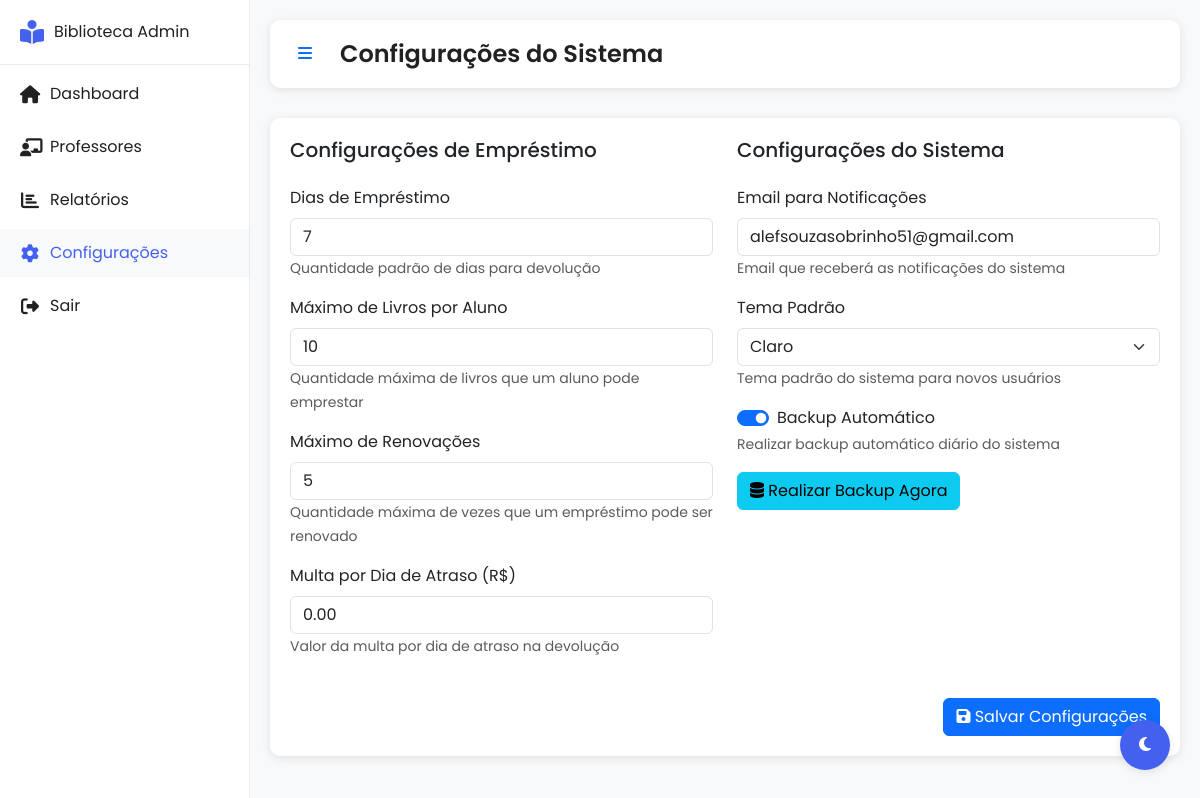
The app's page /frontend/admin/configuracoes.php (signed in) with its own data.
### tables this page shows
CREATE TABLE `configuracoes` (
  `id` int(11) NOT NULL,
  `dias_emprestimo` int(11) NOT NULL DEFAULT 7,
  `max_livros_aluno` int(11) NOT NULL DEFAULT 3,
  `max_renovacoes` int(11) NOT NULL DEFAULT 2,
  `multa_dia_atraso` decimal(10,2) NOT NULL DEFAULT 0.50,
  `backup_automatico` tinyint(1) NOT NULL DEFAULT 1,
  `email_notificacao` varchar(255) NOT NULL,
  `tema_padrao` enum('light','dark') NOT NULL DEFAULT 'light',
  `data_atualizacao` timestamp NOT NULL DEFAULT current_timestamp() ON UPDATE current_timestamp()
);

### frontend/admin/configuracoes.php (the view, shortened to what this page needs)
<?php
require_once '../../includes/conn.php';
$stmt = $conn->prepare("SELECT * FROM configuracoes WHERE id = 1");
$stmt->execute();
$config = $stmt->get_result()->fetch_assoc();
?>
<!DOCTYPE html>
<html lang="pt" data-theme="light">
<head>
    <link href="https://cdn.jsdelivr.net/npm/bootstrap@5.3.0/dist/css/bootstrap.min.css" rel="stylesheet">
    <link rel="stylesheet" href="https://cdnjs.cloudflare.com/ajax/libs/font-awesome/6.4.0/css/all.min.css">
    <link rel="stylesheet" href="css/admin.css">
</head>
<body>
    <div class="sidebar">
        <div class="sidebar-header">
            <i class="fas fa-book-reader"></i>
            <span>Biblioteca Admin</span>
        </div>
        <nav class="sidebar-nav">
            <ul>
                <li>
                    <a href="dashboard.php">
                        <i class="fas fa-home"></i>
                        <span>Dashboard</span>
                    </a>
                </li>
                <li>
                    <a href="professores.php">
                        <i class="fas fa-chalkboard-teacher"></i>
                        <span>Professores</span>
                    </a>
                </li>
                <li>
                    <a href="relatorios.php">
                        <i class="fas fa-chart-bar"></i>
                        <span>Relatórios</span>
                    </a>
                </li>
                <li class="active">
                    <a href="configuracoes.php">
                        <i class="fas fa-cog"></i>
                        <span>Configurações</span>
                    </a>
                </li>
                <li>
                    <a href="../logout.php">
                        <i class="fas fa-sign-out-alt"></i>
                        <span>Sair</span>
                    </a>
                </li>
            </ul>
        </nav>
    </div>
    <div class="main-content">
        <header class="content-header">
            <div class="header-left">
                <button id="sidebarToggle" class="btn btn-link">
                    <i class="fas fa-bars"></i>
                </button>
                <h1>Configurações do Sistema</h1>
            </div>
        </header>
        <div class="card">
            <div class="card-body">
                <form id="configForm">
                    <div class="row">
                        <div class="col-md-6">
                            <h5 class="mb-4">Configurações de Empréstimo</h5>
                            <div class="mb-3">
                                <label class="form-label">Dias de Empréstimo</label>
                                <input type="number" class="form-control" name="dias_emprestimo"
                                       value="<?php echo $config['dias_emprestimo']; ?>" min="1" max="30">
                                <small class="text-muted">Quantidade padrão de dias para devolução</small>
                            </div>
                            <div class="mb-3">
                                <label class="form-label">Máximo de Livros por Aluno</label>
                                <input type="number" class="form-control" name="max_livros_aluno"
                                       value="<?php echo $config['max_livros_aluno']; ?>" min="1" max="10">
                                <small class="text-muted">Quantidade máxima de livros que um aluno pode emprestar</small>
                            </div>
                            <div class="mb-3">
                                <label class="form-label">Máximo de Renovações</label>
                                <input type="number" class="form-control" name="max_renovacoes"
                                       value="<?php echo $config['max_renovacoes']; ?>" min="0" max="5">
                                <small class="text-muted">Quantidade máxima de vezes que um empréstimo pode ser renovado</small>
                            </div>
                            <div class="mb-3">
                                <label class="form-label">Multa por Dia de Atraso (R$)</label>
                                <input type="number" class="form-control" name="multa_dia_atraso"
                                       value="<?php echo $config['multa_dia_atraso']; ?>" step="0.01" min="0">
                                <small class="text-muted">Valor da multa por dia de atraso na devolução</small>
                            </div>
                        </div>
                        <div class="col-md-6">
                            <h5 class="mb-4">Configurações do Sistema</h5>
                            <div class="mb-3">
                                <label class="form-label">Email para Notificações</label>
                                <input type="email" class="form-control" name="email_notificacao"
                                       value="<?php echo $config['email_notificacao']; ?>">
                                <small class="text-muted">Email que receberá as notificações do sistema</small>
                            </div>
                            <div class="mb-3">
                                <label class="form-label">Tema Padrão</label>
                                <select class="form-select" name="tema_padrao">
                                    <option value="light" <?php echo $config['tema_padrao'] == 'light' ? 'selected' : ''; ?>>Claro</option>
                                </select>
                                <small class="text-muted">Tema padrão do sistema para novos usuários</small>
                            </div>
                            <div class="mb-3">
                                <div class="form-check form-switch">
                                    <input class="form-check-input" type="checkbox" name="backup_automatico"
                                           <?php echo $config['backup_automatico'] ? 'checked' : ''; ?>>
                                    <label class="form-check-label">Backup Automático</label>
                                </div>
                                <small class="text-muted">Realizar backup automático diário do sistema</small>
                            </div>
                            <div class="mb-3">
                                <button type="button" class="btn btn-info" onclick="realizarBackup()">
                                    <i class="fas fa-database"></i> Realizar Backup Agora
                                </button>
                            </div>
                        </div>
                    </div>
                    <div class="text-end mt-4">
                        <button type="button" class="btn btn-primary" onclick="salvarConfiguracoes()">
                            <i class="fas fa-save"></i> Salvar Configurações
                        </button>
                    </div>
                </form>
            </div>
        </div>
    </div>
    <button class="theme-toggle" id="themeToggle">
        <i class="fas fa-moon" id="themeIcon"></i>
    </button>
</body>
</html>

### frontend/admin/css/admin.css (style rules this page uses)
:root { --primary-color: #4361ee; --primary-hover: #3a56d4; --secondary-color: #f0f4f8; --text-color: #212121; --card-bg: #ffffff; --body-bg: #f8f9fa; --sidebar-bg: #ffffff; --sidebar-color: #212121; --sidebar-hover: #f8f9fa; --header-bg: #ffffff; --shadow-color: rgba(0, 0, 0, 0.1); --border-color: #e9ecef; }
body { font-family: 'Poppins', sans-serif; background-color: var(--body-bg); color: var(--text-color); transition: all 0.3s ease; margin: 0; padding: 0; }
.sidebar { position: fixed; left: 0; top: 0; height: 100vh; width: 250px; background-color: var(--sidebar-bg); border-right: 1px solid var(--border-color); transition: all 0.3s ease; z-index: 1000; }
.sidebar-header { padding: 20px; display: flex; align-items: center; gap: 10px; border-bottom: 1px solid var(--border-color); }
.sidebar-header i { font-size: 24px; color: var(--primary-color); }
.sidebar-nav ul { list-style: none; padding: 0; margin: 0; }
.sidebar-nav li { margin: 5px 0; }
.sidebar-nav a { display: flex; align-items: center; padding: 12px 20px; color: var(--sidebar-color); text-decoration: none; transition: all 0.3s ease; gap: 10px; }
.sidebar-nav a:hover, .sidebar-nav li.active a { background-color: var(--sidebar-hover); color: var(--primary-color); }
.sidebar-nav i { font-size: 18px; width: 20px; text-align: center; }
.main-content { margin-left: 250px; padding: 20px; transition: all 0.3s ease; }
.content-header { display: flex; justify-content: space-between; align-items: center; margin-bottom: 30px; padding: 15px; background-color: var(--header-bg); border-radius: 10px; box-shadow: 0 2px 10px var(--shadow-color); }
.header-left { display: flex; align-items: center; gap: 15px; }
.header-left h1 { margin: 0; font-size: 24px; font-weight: 600; }
.card { background-color: var(--card-bg); border: none; border-radius: 10px; box-shadow: 0 2px 10px var(--shadow-color); margin-bottom: 20px; }
.card-body { padding: 20px; }
.theme-toggle { position: fixed; bottom: 30px; right: 30px; width: 50px; height: 50px; border-radius: 50%; background-color: var(--primary-color); color: white; border: none; box-shadow: 0 2px 10px var(--shadow-color); cursor: pointer; transition: all 0.3s ease; z-index: 1000; }
.stats-card, .card { animation: fadeIn 0.5s ease forwards; }

### records on screen
configuracoes: dias_emprestimo "7", max_livros_aluno "10", max_renovacoes "5", multa_dia_atraso "0.00", email_notificacao "alefsouzasobrinho51@gmail.com", tema_padrao "Claro", backup_automatico "☑"
